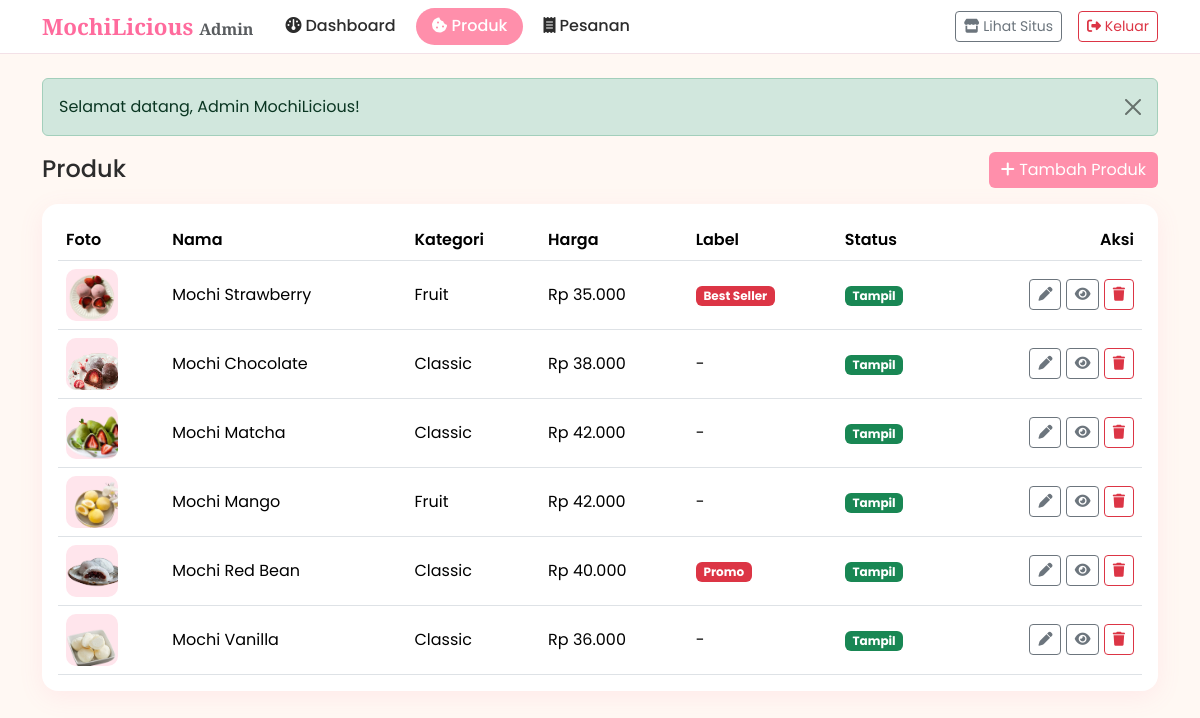
/admin/products.php (signed in), run on the app's committed database.
### tables this page shows
CREATE TABLE `products` (
  `id` INT UNSIGNED NOT NULL AUTO_INCREMENT,
  `name` VARCHAR(100) NOT NULL,
  `price` INT UNSIGNED NOT NULL,
  `short_desc` VARCHAR(255) NOT NULL DEFAULT '',
  `description` TEXT NOT NULL,
  `image` VARCHAR(255) NOT NULL DEFAULT '',
  `badge` VARCHAR(30) NOT NULL DEFAULT '',
  `category` VARCHAR(50) NOT NULL DEFAULT 'Classic',
  `is_active` TINYINT(1) NOT NULL DEFAULT 1,
  `created_at` TIMESTAMP NOT NULL DEFAULT CURRENT_TIMESTAMP,
  PRIMARY KEY (`id`)
);

### config.php (called while the page is built, shortened)
<?php
function formatPrice($price) {
    return 'Rp ' . number_format($price, 0, ',', '.');
}

### admin/products.php (the view, shortened to what this page needs)
<?php
require_once __DIR__ . '/_init.php';
$db = getDB();
$products = $db->query('SELECT * FROM products ORDER BY id')->fetchAll();
?>
<div class="d-flex justify-content-between align-items-center mb-3">
    <h1 class="h4 mb-0">Produk</h1>
    <a href="product_form.php" class="btn btn-pink"><i class="fas fa-plus"></i> Tambah Produk</a>
</div>
<div class="card-box p-3">
    <div class="table-responsive">
        <table class="table align-middle mb-0">
            <thead><tr><th>Foto</th><th>Nama</th><th>Kategori</th><th>Harga</th><th>Label</th><th>Status</th><th class="text-end">Aksi</th></tr></thead>
            <tbody>
            <?php foreach ($products as $p): ?>
                <tr>
                    <td><img class="thumb" src="../<?php echo e($p['image']); ?>" alt=""></td>
                    <td><?php echo e($p['name']); ?></td>
                    <td><?php echo e($p['category']); ?></td>
                    <td><?php echo formatPrice($p['price']); ?></td>
                    <td><?php echo $p['badge'] !== '' ? '<span class="badge bg-danger">' . e($p['badge']) . '</span>' : '-'; ?></td>
                    <td><?php echo $p['is_active'] ? '<span class="badge bg-success">Tampil</span>' : '<span class="badge bg-secondary">Disembunyikan</span>'; ?></td>
                    <td class="text-end text-nowrap">
                        <a href="product_form.php?id=<?php echo (int)$p['id']; ?>" class="btn btn-sm btn-outline-secondary"><i class="fas fa-pen"></i></a>
                        <form method="post" class="d-inline">
                            <button name="action" value="toggle" class="btn btn-sm btn-outline-secondary" title="Tampilkan / sembunyikan"><i class="fas fa-eye"></i></button>
                            <button name="action" value="delete" class="btn btn-sm btn-outline-danger"
                                    onclick="return confirm('Hapus produk ini?');"><i class="fas fa-trash"></i></button>
                        </form>
                    </td>
                </tr>
            <?php endforeach; ?>
            </tbody>
        </table>
    </div>
</div>

### admin/_init.php (style rules this page uses)
:root { --pink: #FFB3C6; --pink-dark: #FF8FAB; --pink-accent: #FF6B9D; --mochi: #FFF8F3; --charcoal: #2C2C2C; }
body { font-family: 'Poppins', sans-serif; background: var(--mochi); color: var(--charcoal); }
.card-box { background: #fff; border: 0; border-radius: 16px; box-shadow: 0 6px 24px rgba(255,107,157,.10); }
.btn-pink { background: var(--pink-dark); color: #fff; border: 0; }
.thumb { width: 52px; height: 52px; object-fit: cover; border-radius: 10px; background: #ffe5ec; }
table th { font-weight: 600; color: #7a5560; white-space: nowrap; }

### data on the page
products: image (picture), name "Mochi Strawberry", category "Fruit", price "Rp 35.000", badge "Best Seller", is_active "Tampil"
products: image (picture), name "Mochi Chocolate", category "Classic", price "Rp 38.000", is_active "Tampil"
products: image (picture), name "Mochi Matcha", category "Classic", price "Rp 42.000", is_active "Tampil"
products: image (picture), name "Mochi Mango", category "Fruit", price "Rp 42.000", is_active "Tampil"
products: image (picture), name "Mochi Red Bean", category "Classic", price "Rp 40.000", badge "Promo", is_active "Tampil"
products: image (picture), name "Mochi Vanilla", category "Classic", price "Rp 36.000", is_active "Tampil"

### other printed values
$label "Dashboard"
$label "Produk"
$label "Pesanan"
$flash['message'] "Selamat datang, Admin MochiLicious!"
